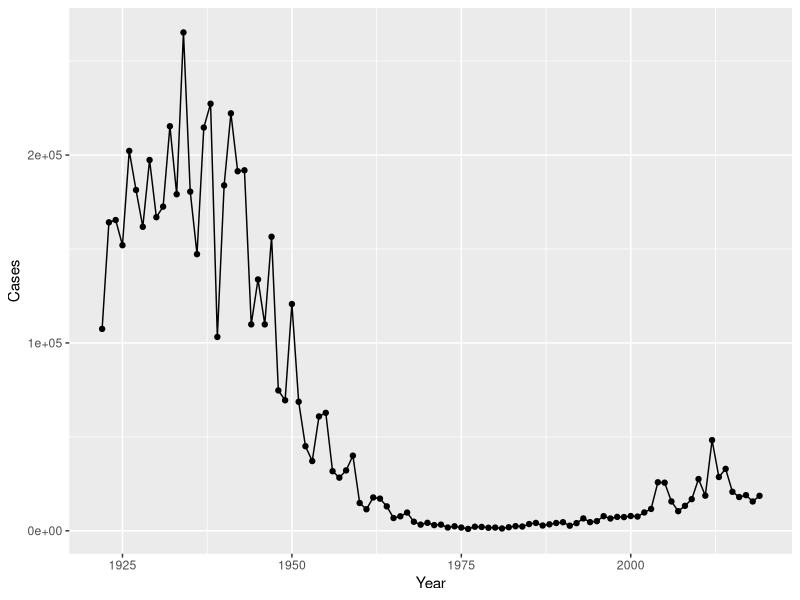
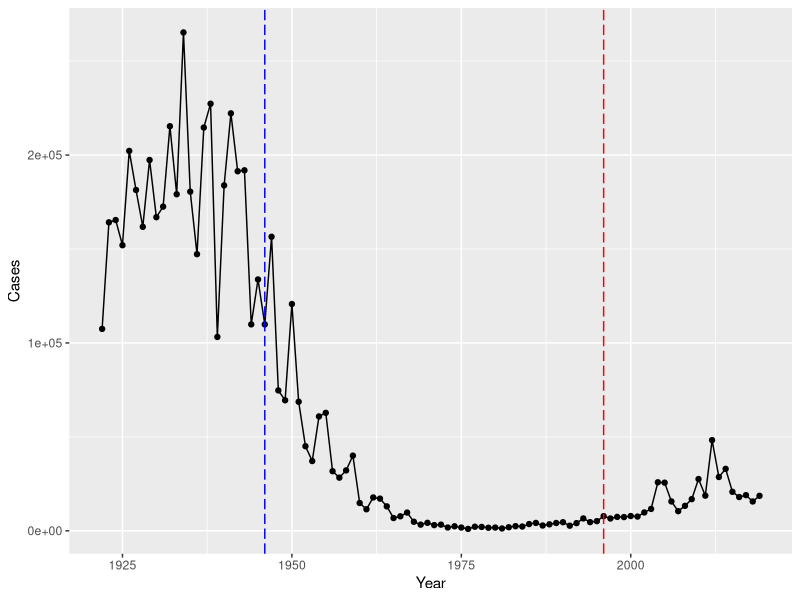

Write R code to recreate these figures, in order. (Note: this script raises an error after producing the figures.)
## ---- chunk 1
cdc <- data.frame(
                                 Year = c(1922L,1923L,1924L,1925L,
                                          1926L,1927L,1928L,1929L,1930L,1931L,
                                          1932L,1933L,1934L,1935L,1936L,
                                          1937L,1938L,1939L,1940L,1941L,1942L,
                                          1943L,1944L,1945L,1946L,1947L,
                                          1948L,1949L,1950L,1951L,1952L,
                                          1953L,1954L,1955L,1956L,1957L,1958L,
                                          1959L,1960L,1961L,1962L,1963L,
                                          1964L,1965L,1966L,1967L,1968L,1969L,
                                          1970L,1971L,1972L,1973L,1974L,
                                          1975L,1976L,1977L,1978L,1979L,1980L,
                                          1981L,1982L,1983L,1984L,1985L,
                                          1986L,1987L,1988L,1989L,1990L,
                                          1991L,1992L,1993L,1994L,1995L,1996L,
                                          1997L,1998L,1999L,2000L,2001L,
                                          2002L,2003L,2004L,2005L,2006L,2007L,
                                          2008L,2009L,2010L,2011L,2012L,
                                          2013L,2014L,2015L,2016L,2017L,2018L,
                                          2019L),
         Cases = c(107473,164191,165418,152003,
                                          202210,181411,161799,197371,
                                          166914,172559,215343,179135,265269,
                                          180518,147237,214652,227319,103188,
                                          183866,222202,191383,191890,109873,
                                          133792,109860,156517,74715,69479,
                                          120718,68687,45030,37129,60886,
                                          62786,31732,28295,32148,40005,
                                          14809,11468,17749,17135,13005,6799,
                                          7717,9718,4810,3285,4249,3036,
                                          3287,1759,2402,1738,1010,2177,2063,
                                          1623,1730,1248,1895,2463,2276,
                                          3589,4195,2823,3450,4157,4570,
                                          2719,4083,6586,4617,5137,7796,6564,
                                          7405,7298,7867,7580,9771,11647,
                                          25827,25616,15632,10454,13278,
                                          16858,27550,18719,48277,28639,32971,
                                          20762,17972,18975,15609,18617)
       )
## ---- chunk 2
library(ggplot2)
## ---- chunk 3
base <- ggplot(cdc) + aes(Year, Cases) +
          geom_point() +
          geom_line() +
          scale_y_continuous()

base
## ---- chunk 4
#add lines for introduction for vaccines. 
base + 
  geom_vline(xintercept = 1946, linetype = 5, col = "blue") +
  geom_vline(xintercept = 1996, linetype = 5, col = "red")
## ---- chunk 5
library(jsonlite)

subject <- read_json("http://cmi-pb.org/api/subject", simplifyVector = TRUE)

head(subject)
dim(subject)
## ---- chunk 6
table(subject$infancy_vac)
## ---- chunk 7
table(subject$biological_sex)
## ---- chunk 8
table(subject$race, subject$biological_sex)
## ---- chunk 9
specimen <- read_json("http://cmi-pb.org/api/specimen", simplifyVector = TRUE)
head(specimen)
dim(specimen)
## ---- chunk 10
library(dplyr)
meta <- inner_join(specimen, subject)
dim(meta)
head(meta)
## ---- chunk 11
#read the titer dataset
titer <- read_json("http://cmi-pb.org/api/ab_titer", simplifyVector = TRUE) 

#joining the titer dataset with the meta dataset
abdata <- inner_join(titer, meta)
dim(abdata)
head(abdata)
## ---- chunk 12
table(abdata$visit)
## ---- chunk 13
table(titer$isotype)
## ---- chunk 14
#filter only the igg1 data
ig1 <- abdata %>% filter(isotype == "IgG1", visit!=8)
head(ig1)
dim(ig1)
## ---- chunk 15
table(ig1$antigen)
## ---- chunk 16
ggplot(ig1) +
  aes(MFI, antigen) +
  geom_boxplot() + 
  facet_wrap(vars(visit), nrow=2) +
  theme_bw()
## ---- chunk 17
ggplot(ig1) +
  aes(MFI, antigen, col = infancy_vac) +
  geom_boxplot() + 
  facet_wrap(vars(visit), nrow=2) +
  theme_bw() +
  theme(axis.text.x = element_text(angle = 45, hjust=1))
## ---- chunk 18
#MEASLE ANTIGEN LEVELS
filter(ig1, antigen=="Measles") %>%
  ggplot() +
  aes(MFI, col=infancy_vac) +
  geom_boxplot(show.legend = FALSE) +
  facet_wrap(vars(visit)) +
  theme_bw()
## ---- chunk 19
#FIM2/3 ANTIGEN LEVEL
filter(ig1, antigen=="FIM2/3") %>%
  ggplot() +
  aes(MFI, col=infancy_vac) +
  geom_boxplot(show.legend = FALSE) +
  facet_wrap(vars(visit)) +
  theme_bw()
## ---- chunk 20
#PT ANTIGEN LEVEL
filter(ig1, antigen=="PT") %>%
  ggplot() +
  aes(MFI, col=infancy_vac) +
  geom_boxplot(show.legend = FALSE) +
  facet_wrap(vars(visit)) +
  theme_bw()
## ---- chunk 21
#read the input data
url <- "https://www.cmi-pb.org/api/v2/rnaseq?versioned_ensembl_gene_id=eq.ENSG00000211896.7"

rna <- read_json(url, simplifyVector = TRUE) 
head(rna)
## ---- chunk 22
ssrna <- inner_join(rna, meta)
dim(ssrna)
## ---- chunk 23
ggplot(ssrna) +
  aes(visit, tpm, group=subject_id) +
  geom_point() +
  geom_line(alpha=0.2)
## ---- chunk 24
ggplot(ssrna) +
  aes(tpm, col=infancy_vac) +
  geom_boxplot() +
  facet_wrap(vars(visit))
## ---- chunk 25
ssrna %>%  
  filter(visit==4) %>% 
  ggplot() +
    aes(tpm, col=infancy_vac) + geom_density() + 
    geom_rug() 
